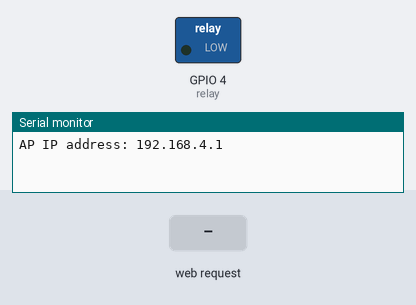
This sketch was run on a simulated ESP32. On the bench: switched loads named in the sketch (green lamp = pin HIGH), the last lines printed to the serial monitor. Inputs (shaded band) come from the test bench.

Above: at 1.2 s.
1.3 s: HTTP request GET /on received
At 2.2 s:
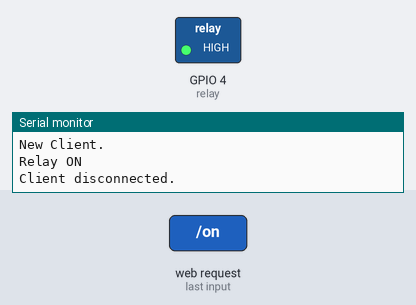
2.8 s: HTTP request GET /off received
At 3.4 s:
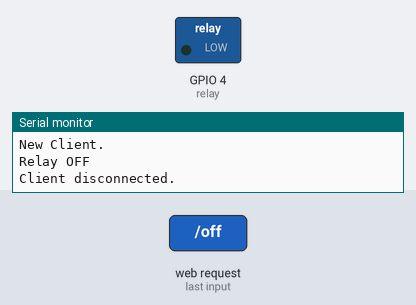
Timing chart, 0 to 5.8 s (numbered marks = the images above; inputs shaded):
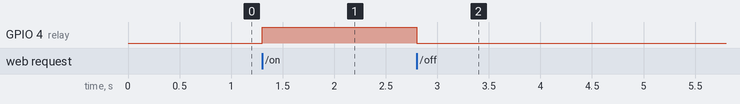

Measured:
- after the input at 1.3 s, GPIO 4 (relay): LOW → HIGH at once
- after the input at 2.8 s, GPIO 4 (relay): HIGH → LOW at once

The sketch:

esp32_relay_apmode.ino
```cpp
#include <WiFi.h>

// Access Point credentials
const char* ssid = "Slum-ESP32-AP";
const char* password = "123456789";

WiFiServer server(80);

const int relay = 4;
bool relayState = false; // false = OFF, true = ON

void setup() {
  Serial.begin(115200);

  WiFi.softAP(ssid, password);
  IPAddress IP = WiFi.softAPIP();
  Serial.print("AP IP address: ");
  Serial.println(IP);

  pinMode(relay, OUTPUT);
  digitalWrite(relay, LOW);

  server.begin();
}

void loop() {
  WiFiClient client = server.available();

  if (client) {
    Serial.println("New Client.");
    String header = "";

    while (client.connected()) {
      if (client.available()) {

        char c = client.read();
        header += c;

        // Detect end of request
        if (c == '\n') {

          // =====================
          // CHECK BUTTON ACTION
          // =====================
          if (header.indexOf("GET /on") >= 0) {
            relayState = true;
            digitalWrite(relay, HIGH);
            Serial.println("Relay ON");
          }

          if (header.indexOf("GET /off") >= 0) {
            relayState = false;
            digitalWrite(relay, LOW);
            Serial.println("Relay OFF");
          }

          // =====================
          // SEND RESPONSE
          // =====================
          client.println("HTTP/1.1 200 OK");
          client.println("Content-type:text/html");
          client.println("Connection: close");
          client.println();

          // HTML UI
          client.println("<!DOCTYPE html><html>");
          client.println("<head>");
          client.println("<meta name='viewport' content='width=device-width, initial-scale=1'>");
          client.println("<meta charset='UTF-8'>");
          client.println("<title>ESP32 Relay Control</title>");

          // STYLE
          client.println("<style>");
          client.println("body { margin:0; font-family: 'Segoe UI'; background: linear-gradient(135deg,#1e3c72,#2a5298); color:white; text-align:center; }");
          client.println(".container { padding:20px; }");
          client.println(".card { background: rgba(255,255,255,0.1); backdrop-filter: blur(10px); border-radius:15px; padding:20px; margin:auto; width:90%; max-width:300px; box-shadow:0 4px 15px rgba(0,0,0,0.3);} ");
          client.println(".status { font-size:22px; margin:15px 0; }");
          client.println(".on { color: #00ff9f; }");
          client.println(".off { color: #ff4d4d; }");
          client.println("button { padding:12px 25px; margin:10px; border:none; border-radius:10px; font-size:16px; cursor:pointer; }");
          client.println(".btn-on { background:#00c853; color:white; }");
          client.println(".btn-off { background:#d50000; color:white; }");
          client.println("</style>");

          client.println("</head>");
          client.println("<body>");
          client.println("<div class='container'>");

          client.println("<div class='card'>");
          client.println("<h2>ESP32 Relay</h2>");

          // SHOW STATUS
          if (relayState) {
            client.println("<div class='status on'>Status: ON</div>");
          } else {
            client.println("<div class='status off'>Status: OFF</div>");
          }

          // BUTTONS
          client.println("<a href='/on'><button class='btn-on'>Turn ON</button></a>");
          client.println("<a href='/off'><button class='btn-off'>Turn OFF</button></a>");

          client.println("</div>");
          client.println("</div>");
          client.println("</body></html>");

          client.println();
          break;
        }
      }
    }

    client.stop();
    Serial.println("Client disconnected.");
  }
}
```
